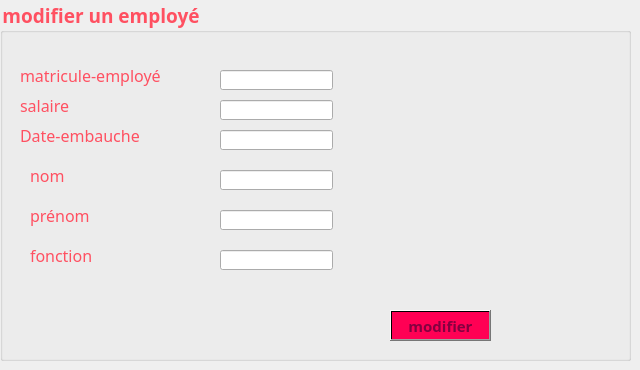
     <widget class="QWidget" name="modifieremp">
      <attribute name="title">
       <string>Modifier</string>
      </attribute>
      <widget class="QGroupBox" name="groupBox_2">
       <property name="geometry">
        <rect>
         <x>0</x>
         <y>0</y>
         <width>631</width>
         <height>361</height>
        </rect>
       </property>
       <property name="font">
        <font>
         <family>Lucida Calligraphy</family>
         <pointsize>14</pointsize>
         <weight>75</weight>
         <bold>true</bold>
        </font>
       </property>
       <property name="styleSheet">
        <string notr="true">color: rgb(255, 80, 97);
</string>
       </property>
       <property name="title">
        <string>modifier un employé</string>
       </property>
       <property name="flat">
        <bool>false</bool>
       </property>
       <property name="checkable">
        <bool>false</bool>
       </property>
       <widget class="QLabel" name="label_12">
        <property name="geometry">
         <rect>
          <x>30</x>
          <y>160</y>
          <width>171</width>
          <height>31</height>
         </rect>
        </property>
        <property name="font">
         <font>
          <family>Lucida Calligraphy</family>
          <pointsize>12</pointsize>
         </font>
        </property>
        <property name="text">
         <string>nom</string>
        </property>
       </widget>
       <widget class="QLabel" name="label_14">
        <property name="geometry">
         <rect>
          <x>20</x>
          <y>60</y>
          <width>171</width>
          <height>31</height>
         </rect>
        </property>
        <property name="font">
         <font>
          <family>Lucida Calligraphy</family>
          <pointsize>12</pointsize>
         </font>
        </property>
        <property name="text">
         <string>matricule-employé</string>
        </property>
       </widget>
       <widget class="QLabel" name="label_15">
        <property name="geometry">
         <rect>
          <x>20</x>
          <y>120</y>
          <width>171</width>
          <height>31</height>
         </rect>
        </property>
        <property name="font">
         <font>
          <family>Lucida Calligraphy</family>
          <pointsize>12</pointsize>
         </font>
        </property>
        <property name="text">
         <string>Date-embauche</string>
        </property>
       </widget>
       <widget class="QLabel" name="label_16">
        <property name="geometry">
         <rect>
          <x>30</x>
          <y>200</y>
          <width>171</width>
          <height>31</height>
         </rect>
        </property>
        <property name="font">
         <font>
          <family>Lucida Calligraphy</family>
          <pointsize>12</pointsize>
         </font>
        </property>
        <property name="text">
         <string>prénom</string>
        </property>
       </widget>
       <widget class="QLabel" name="label_17">
        <property name="geometry">
         <rect>
          <x>20</x>
          <y>90</y>
          <width>171</width>
          <height>31</height>
         </rect>
        </property>
        <property name="font">
         <font>
          <family>Lucida Calligraphy</family>
          <pointsize>12</pointsize>
         </font>
        </property>
        <property name="text">
         <string>salaire</string>
        </property>
       </widget>
       <widget class="QLabel" name="label_18">
        <property name="geometry">
         <rect>
          <x>30</x>
          <y>240</y>
          <width>171</width>
          <height>31</height>
         </rect>
        </property>
        <property name="font">
         <font>
          <family>Lucida Calligraphy</family>
          <pointsize>12</pointsize>
         </font>
        </property>
        <property name="text">
         <string>fonction</string>
        </property>
       </widget>
       <widget class="QPushButton" name="modifemp">
        <property name="geometry">
         <rect>
          <x>390</x>
          <y>310</y>
          <width>101</width>
          <height>31</height>
         </rect>
        </property>
        <property name="font">
         <font>
          <family>Lucida Calligraphy</family>
          <pointsize>11</pointsize>
          <weight>75</weight>
          <bold>true</bold>
         </font>
        </property>
        <property name="styleSheet">
         <string notr="true">background-color: qlineargradient(spread:pad, x1:1, y1:0, x2:1, y2:0, stop:0.919598 rgba(255, 0, 84, 255), stop:0.98 rgba(0, 0, 0, 255), stop:1 rgba(235, 148, 61, 255));
color: rgb(132, 1, 64);</string>
        </property>
        <property name="text">
         <string>modifier</string>
        </property>
       </widget>
       <widget class="QLabel" name="label_photo_6">
        <property name="geometry">
         <rect>
          <x>0</x>
          <y>30</y>
          <width>781</width>
          <height>341</height>
         </rect>
        </property>
        <property name="text">
         <string/>
        </property>
        <property name="pixmap">
         <pixmap>../imagesQT/modifempback.jpg</pixmap>
        </property>
       </widget>
       <widget class="QLineEdit" name="mmatricule">
        <property name="geometry">
         <rect>
          <x>220</x>
          <y>70</y>
          <width>113</width>
          <height>20</height>
         </rect>
        </property>
       </widget>
       <widget class="QLineEdit" name="msalaire">
        <property name="geometry">
         <rect>
          <x>220</x>
          <y>100</y>
          <width>113</width>
          <height>20</height>
         </rect>
        </property>
       </widget>
       <widget class="QLineEdit" name="mdateemb">
        <property name="geometry">
         <rect>
          <x>220</x>
          <y>130</y>
          <width>113</width>
          <height>20</height>
         </rect>
        </property>
       </widget>
       <widget class="QLineEdit" name="mnom">
        <property name="geometry">
         <rect>
          <x>220</x>
          <y>170</y>
          <width>113</width>
          <height>20</height>
         </rect>
        </property>
       </widget>
       <widget class="QLineEdit" name="mprenom">
        <property name="geometry">
         <rect>
          <x>220</x>
          <y>210</y>
          <width>113</width>
          <height>20</height>
         </rect>
        </property>
       </widget>
       <widget class="QLineEdit" name="mfonction">
        <property name="geometry">
         <rect>
          <x>220</x>
          <y>250</y>
          <width>113</width>
          <height>20</height>
         </rect>
        </property>
       </widget>
       <zorder>label_photo_6</zorder>
       <zorder>label_12</zorder>
       <zorder>label_14</zorder>
       <zorder>label_15</zorder>
       <zorder>label_16</zorder>
       <zorder>label_17</zorder>
       <zorder>label_18</zorder>
       <zorder>modifemp</zorder>
       <zorder>mmatricule</zorder>
       <zorder>msalaire</zorder>
       <zorder>mdateemb</zorder>
       <zorder>mnom</zorder>
       <zorder>mprenom</zorder>
       <zorder>mfonction</zorder>
      </widget>
     </widget>
